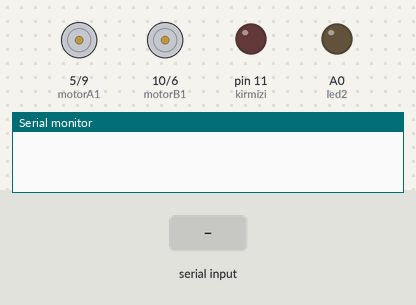
A sketch run on a simulated Arduino Uno, built with avr-gcc and run on an emulated ATmega328P. Shown: motor-driver pin pairs drawn as motors (green arrow = first pin HIGH = forward, orange = second pin HIGH = backward, longer = more drive), output pins drawn as LEDs (lit = HIGH), the last lines printed to the serial monitor. The inputs (shaded band) are chosen by the test bench.

Above: at 1.2 s.
1.3 s: "W" received over the second serial link
At 2.3 s:
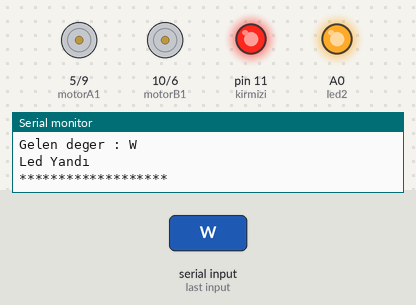
2.8 s: "F" received over the second serial link
At 3.8 s:
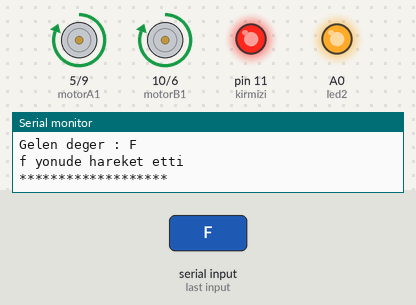
4.8 s: "w" received over the second serial link
At 6.0 s:
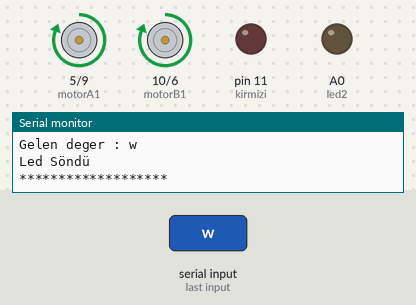
6.3 s: "G" received over the second serial link
At 7.7 s:
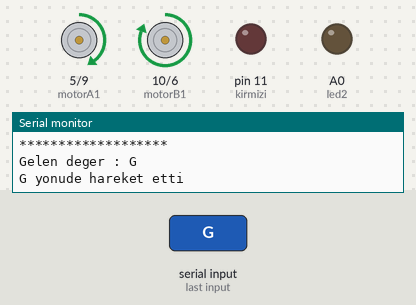
8.3 s: "I" received over the second serial link
At 8.8 s:
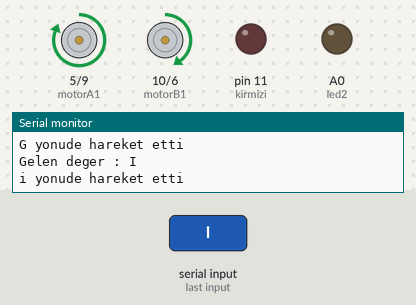
9.8 s: "W" received over the second serial link
At 11.1 s:
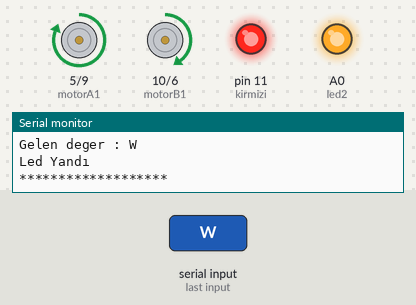
Timing chart, 0 to 12.3 s (numbered marks = the images above; inputs shaded):
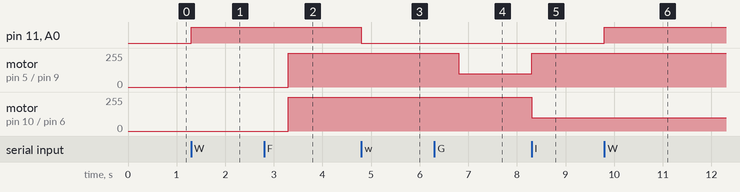

The sketch:

Tank.ino
```cpp
#include <SoftwareSerial.h> // Hc-06 Bluetooth Modülü kütüphanesi tanımladık.
SoftwareSerial hc06(3,2); // Hc-06 Bluetooth Modülü kütüphanesinde rxd ve txd pinlerini tanımladık.
int kirmizi=11;
int led2=A0;


char deger;

const int motorA1  = 5;  // L298N'in IN3 Girişi
  const int motorA2  = 9;  // L298N'in IN1 Girişi
  const int motorB1  = 10; // L298N'in IN2 Girişi
  const int motorB2  = 6;  // L298N'in IN4 Girişi

  int i=0; //Döngüler için atanan rastgele bir değişken
  int j=0; //Döngüler için atanan rastgele bir değişken
  int state; //Bluetooth cihazından gelecek sinyalin değişkeni
  int vSpeed=255;     // Standart Hız, 0-255 arası bir değer alabilir

void setup(){
  Serial.begin(9600); //Serial haberleşmeyi aktif hale getirdik.
  hc06.begin(9600);  // Hc-06 Bluetooth Modülü serial haberleşmesini aktif hale getirdik.


  pinMode(motorA1, OUTPUT);
  pinMode(motorA2, OUTPUT);
  pinMode(motorB1, OUTPUT);
  pinMode(motorB2, OUTPUT);
}
void loop(){
  if (hc06.available()){
    deger =hc06.read(); // Deger degişkenine bluetooth gelen veri tanımlandı.
    Serial.print("Gelen deger : ");
    Serial.println(deger);
    //delay(500);
    if(deger=='W'){ //deger eger 1 ise krımızı ısık yanacak.
      analogWrite(kirmizi, 255);
      analogWrite(led2, 255);
      Serial.println("Led Yandı ");
      Serial.println("*******************");
      delay(2000);
    }
    if(deger=='w'){
      analogWrite(kirmizi,0);
      analogWrite(led2, 0);
      Serial.println("Led Söndü");
      Serial.println("*******************");
      delay(2000);
    }
    //Serial.println(vSpeed);
    //delay(1000);

    hizAyarla();
    hareketEttir();
  }
}

void hizAyarla(){
  if (deger == '0'){
      vSpeed=0;}
    else if (deger == '1'){
      vSpeed=100;}
    else if (deger == '2'){
      vSpeed=180;}
    else if (deger == '3'){
      vSpeed=200;}
    else if (deger == '4'){
      vSpeed=255;
    }
}

void hareketEttir(){
  //Gelen veri 'F' ise araba ileri gider.
    if (deger == 'F') {
      analogWrite(motorA1, vSpeed);
      analogWrite(motorA2, 0);
      analogWrite(motorB1, vSpeed);
      analogWrite(motorB2, 0);
      Serial.println("f yonude hareket etti ");
      Serial.println("*******************");
      //delay(1000);
    }

  //Gelen veri 'G' ise araba ileri sol(çapraz) gider.
    else if (deger == 'G') {
      analogWrite(motorA1,100 );
      analogWrite(motorA2, 0);
      analogWrite(motorB1, vSpeed);
      analogWrite(motorB2, 0);
      Serial.println("G yonude hareket etti ");
    }

  //Gelen veri 'I' ise araba ileri sağ(çapraz) gider.
    else if (deger == 'I') {
        analogWrite(motorA1, vSpeed);
        analogWrite(motorA2, 0);
        analogWrite(motorB1, 100);
        analogWrite(motorB2, 0);
        Serial.println("i yonude hareket etti ");
    }

  //Gelen veri 'B' ise araba geri gider.
    else if (deger == 'B') {
      analogWrite(motorA1, 0);
      analogWrite(motorA2, vSpeed);
      analogWrite(motorB1, 0);
      analogWrite(motorB2, vSpeed);
      Serial.println("b yonude hareket etti ");
    }

  //Gelen veri 'H' ise araba geri sol(çapraz) gider
    else if (deger == 'H') {
      analogWrite(motorA1, 0);
      analogWrite(motorA2, vSpeed);
      analogWrite(motorB1, 0);
      analogWrite(motorB2, 100);
      Serial.println("h yonude hareket etti ");
    }

  //Gelen veri 'J' ise araba geri sağ(çapraz) gider
    else if (deger == 'J') {
      analogWrite(motorA1, 0);
      analogWrite(motorA2, 100);
      analogWrite(motorB1, 0);
      analogWrite(motorB2, vSpeed);
      Serial.println("j yonude hareket etti ");
    }

  //Gelen veri 'L' ise araba sola gider.
    else if (deger == 'L') {
      analogWrite(motorA1, 0);
      analogWrite(motorA2, 0);
      analogWrite(motorB1, vSpeed);
      analogWrite(motorB2, 150);
      Serial.println("l yonude hareket etti ");
    }

  //Gelen veri 'R' ise araba sağa gider
    else if (deger == 'R') {
      analogWrite(motorA1, vSpeed);
      analogWrite(motorA2, 150);
      analogWrite(motorB1, 0);
      analogWrite(motorB2, 0);
      Serial.println("r yonude hareket etti ");
    }


  //Gelen veri 'S' ise arabayı durdur.
    else if (deger == 'S'){
        analogWrite(motorA1, 0);
        analogWrite(motorA2, 0);
        analogWrite(motorB1, 0);
        analogWrite(motorB2, 0);
        Serial.println("s harfi geldi ");
    }
}
```

Measured:
- after the input at 1.3 s, pin 11 (kirmizi), A0 (led2): LOW → HIGH at once
- after the input at 2.8 s, motor on pin 5 (motorA1) / pin 9 (motorA2), motor on pin 10 (motorB1) / pin 6 (motorB2): stopped → forward 255/255 after 0.50 s
- after the input at 4.8 s, pin 11 (kirmizi), A0 (led2): HIGH → LOW at once
- after the input at 6.3 s, motor on pin 5 (motorA1) / pin 9 (motorA2): forward 255/255 → forward 100/255 after 0.50 s
- after the input at 8.3 s, motor on pin 5 (motorA1) / pin 9 (motorA2): forward 100/255 → forward 255/255 at once; motor on pin 10 (motorB1) / pin 6 (motorB2): forward 255/255 → forward 100/255 at once
- after the input at 9.8 s, pin 11 (kirmizi), A0 (led2): LOW → HIGH at once
